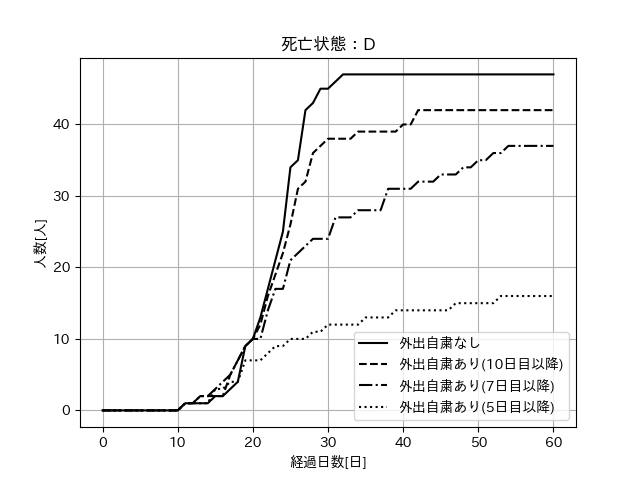

This chart was generated by the following Python code:
import numpy as np
import matplotlib.pyplot as plt
import japanize_matplotlib

fig = plt.figure()

plt.title("死亡状態：D")
plt.grid()
plt.xlabel("経過日数[日]")
plt.ylabel("人数[人]")

x = np.linspace(0, 60, 61)
D1 = [   0,   0,   0,   0,   0,   0,   0,   0,   0,   0,   0,
             1,   1,   1,   1,   2,   2,   3,   4,   9,  10,
            13,  17,  21,  25,  34,  35,  42,  43,  45,  45,
            46,  47,  47,  47,  47,  47,  47,  47,  47,  47,
            47,  47,  47,  47,  47,  47,  47,  47,  47,  47,
            47,  47,  47,  47,  47,  47,  47,  47,  47,  47]

D2 = [   0,   0,   0,   0,   0,   0,   0,   0,   0,   0,   0,
             1,   1,   2,   2,   2,   2,   5,   7,   9,  10,
            12,  16,  19,  22,  26,  31,  32,  36,  37,  38,
            38,  38,  38,  39,  39,  39,  39,  39,  39,  40,
            40,  42,  42,  42,  42,  42,  42,  42,  42,  42,
            42,  42,  42,  42,  42,  42,  42,  42,  42,  42]

D3 = [   0,   0,   0,   0,   0,   0,   0,   0,   0,   0,   0,
             1,   1,   2,   2,   3,   4,   5,   7,   9,  10,
            10,  14,  17,  17,  21,  22,  23,  24,  24,  24,
            27,  27,  27,  28,  28,  28,  28,  31,  31,  31,
            31,  32,  32,  32,  33,  33,  33,  34,  34,  35,
            35,  36,  36,  37,  37,  37,  37,  37,  37,  37]

D4 = [   0,   0,   0,   0,   0,   0,   0,   0,   0,   0,   0,
             1,   1,   1,   1,   3,   3,   4,   4,   7,   7,
             7,   8,   9,   9,  10,  10,  10,  11,  11,  12,
            12,  12,  12,  12,  13,  13,  13,  13,  14,  14,
            14,  14,  14,  14,  14,  14,  15,  15,  15,  15,
            15,  15,  16,  16,  16,  16,  16,  16,  16,  16]

plt.plot(x, D1, color="black", label="外出自粛なし")
plt.plot(x, D2, color="black", label="外出自粛あり(10日目以降)", linestyle="dashed")
plt.plot(x, D3, color="black", label="外出自粛あり(7日目以降)", linestyle="dashdot")
plt.plot(x, D4, color="black", label="外出自粛あり(5日目以降)", linestyle="dotted")

plt.legend()

plt.show()
fig.savefig("D.png")